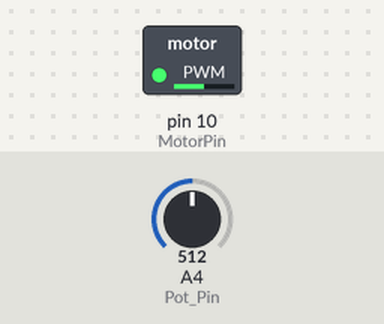
Recording of a sketch running on a simulated Arduino Uno, built with avr-gcc and run on an emulated ATmega328P. On the bench: switched loads named in the sketch (green lamp = pin HIGH). The inputs (shaded band) are chosen by the test bench; at power-on: A4 (Pot_Pin) = 512. What the sketch prints to the serial monitor is not drawn.

Above: at 1.2 s.
1.3 s: A4 (Pot_Pin) set to 716
At 1.8 s:
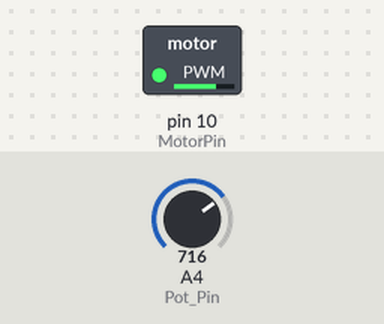
2.8 s: A4 (Pot_Pin) set to 900
At 4.0 s:
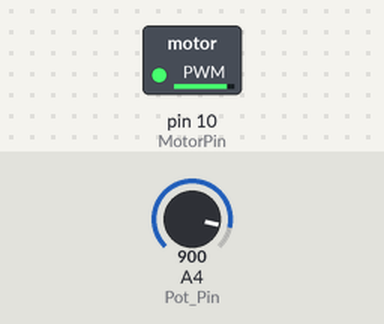
4.3 s: A4 (Pot_Pin) set to 190
At 5.2 s:
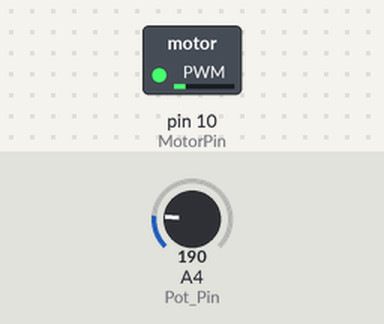
5.8 s: A4 (Pot_Pin) set to 0
At 6.4 s:
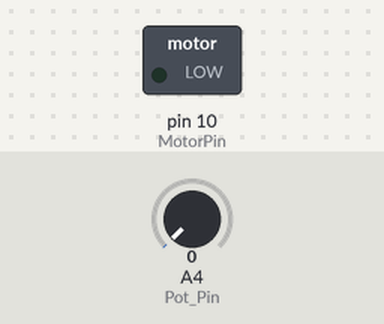
7.3 s: A4 (Pot_Pin) set to 511
At 8.7 s:
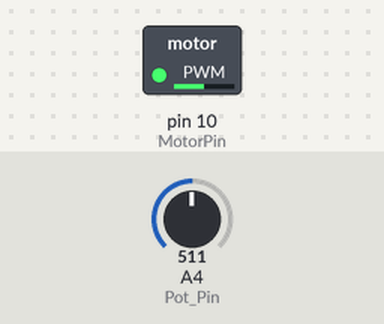
Timing chart, 0 to 9.8 s (numbered marks = the images above; inputs shaded):
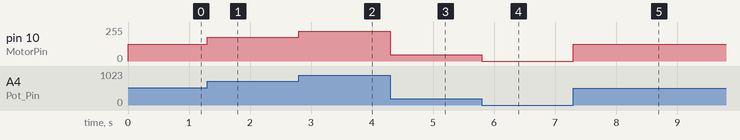

The sketch:

Speedometer.ino
```cpp
#define MotorPin 10
#define Pot_Pin  A4

void sendValue(uint16_t value) {
  //send start command
  Serial.write(0xc8);
  //send LSB
  Serial.write((value & 0xff));
  //send MSB
  Serial.write(((value >> 8) & 0xff));
  //end command
  Serial.write('\r');
}


void setup() {
  Serial.begin(57600);
  pinMode(MotorPin, OUTPUT);

}

void loop() {
  int Pot_Value = analogRead(Pot_Pin);
  int speed = map(Pot_Value, 0, 1023, 0, 255);
  analogWrite(MotorPin, speed);
  if (Pot_Value<=200)
  {
    Pot_Value = 200;
  }
  int SpeedVal= map(Pot_Value,200,1023,0,100);
  sendValue(SpeedVal);

}
```

Measured:
- after the input at 1.3 s, pin 10 (MotorPin): 127/255 → 178/255 at once
- after the input at 2.8 s, pin 10 (MotorPin): 178/255 → 224/255 at once
- after the input at 4.3 s, pin 10 (MotorPin): 224/255 → 47/255 at once
- after the input at 5.8 s, pin 10 (MotorPin): 47/255 → 0/255 at once
- after the input at 7.3 s, pin 10 (MotorPin): 0/255 → 127/255 at once
